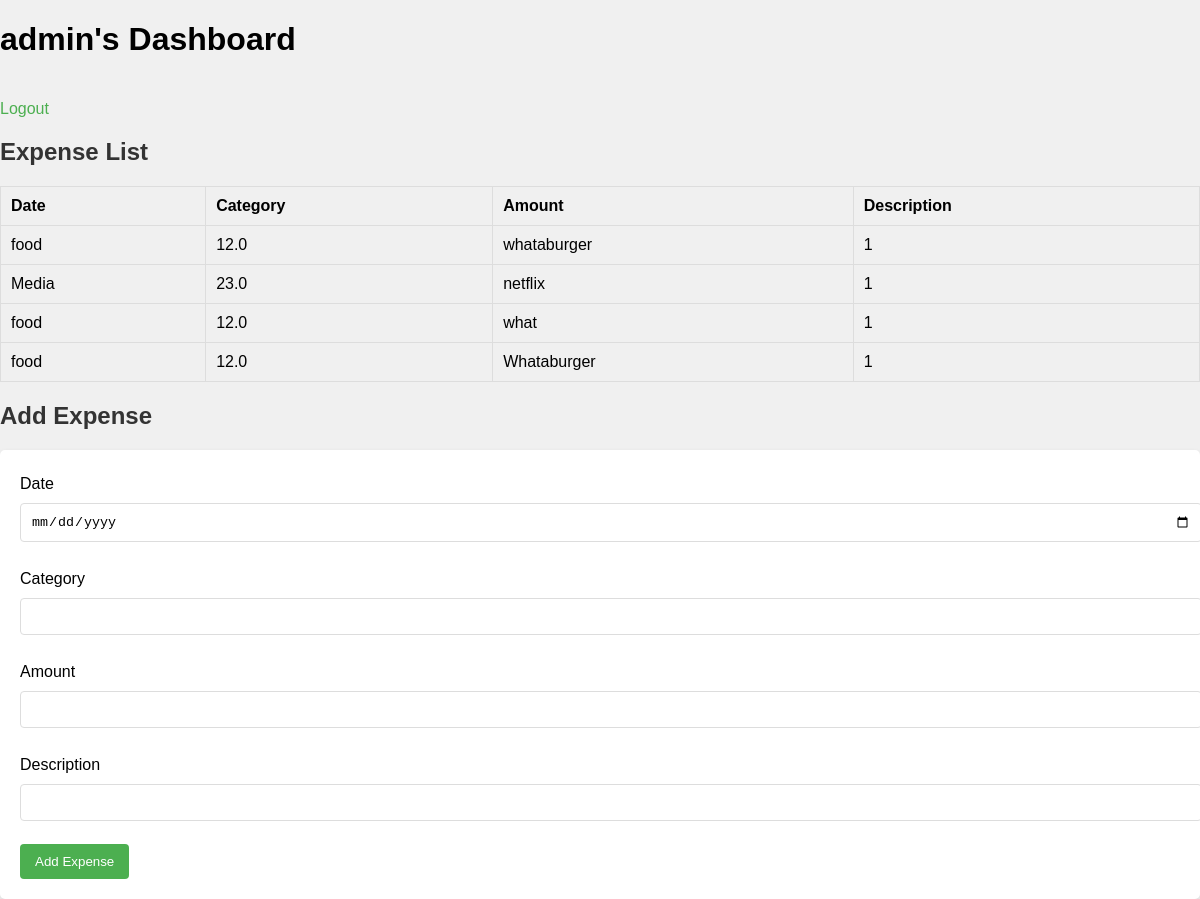
/dashboard (signed in), run on an earlier commit of the app's database.
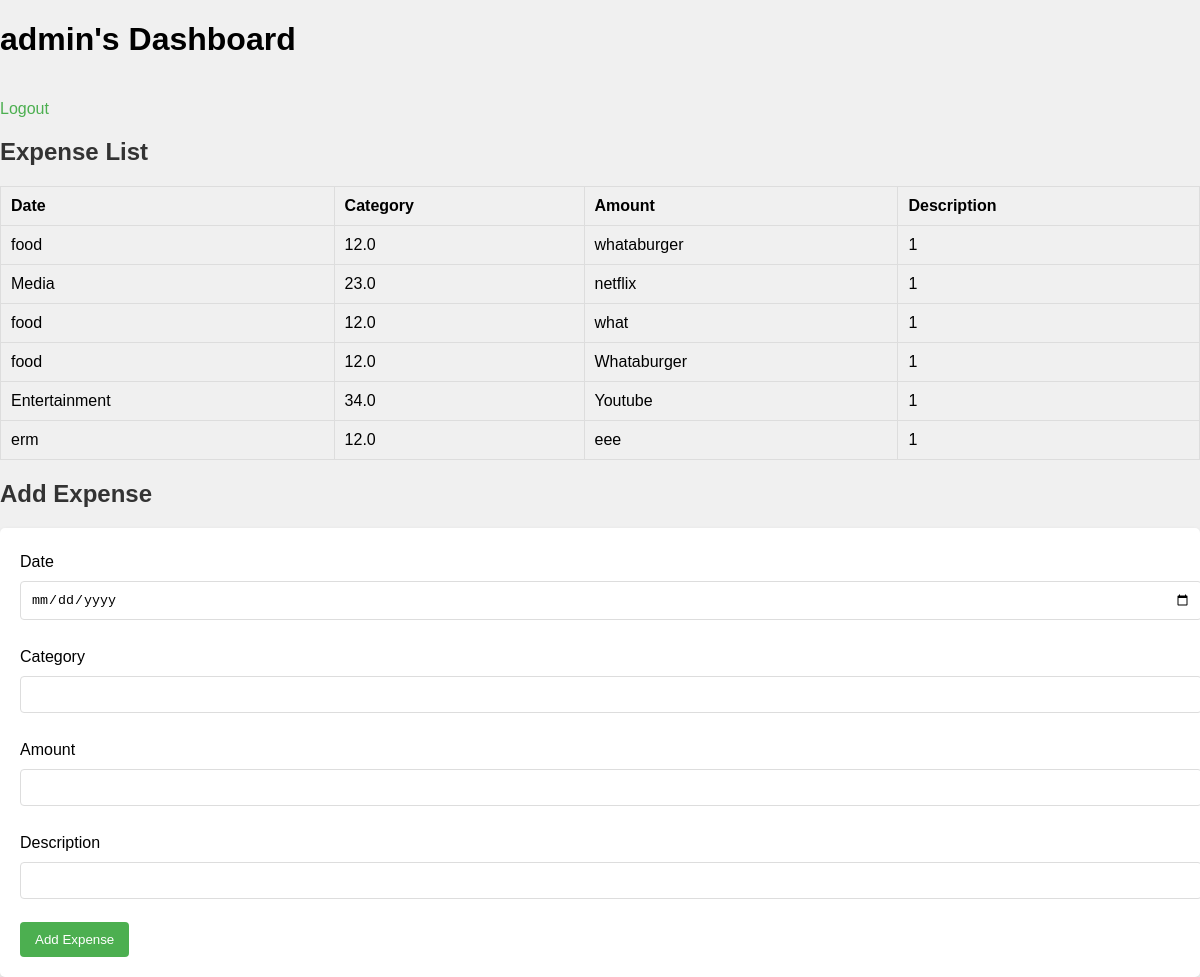
And on a later commit of the database.
### tables this page shows
CREATE TABLE expenses (
                id INTEGER PRIMARY KEY AUTOINCREMENT,
                date TEXT NOT NULL,
                category TEXT NOT NULL,
                amount REAL NOT NULL,
                description TEXT,
                user_id INTEGER,
                FOREIGN KEY(user_id) REFERENCES users(id)
            );

### app.py (the view)
@app.route('/dashboard')
def dashboard():
    if 'user_id' not in session:
        return redirect(url_for('login'))
    with sqlite3.connect('db/expenses.db') as conn:
        cursor = conn.cursor()
        cursor.execute('SELECT username FROM users WHERE id = ?', (session['user_id'],))
        user = cursor.fetchone()
        username = user[0] if user else 'User'
        cursor.execute('SELECT * FROM expenses WHERE user_id = ?', (session['user_id'],))
        expenses = cursor.fetchall()
        for i, expense in enumerate(expenses):
            date_str = expense[2]
            try:
                date_obj = datetime.strptime(date_str, '%Y-%m-%d')
                expenses[i] = expense[:2] + (date_obj.strftime('%m-%d-%Y'),) + expense[3:]
            except ValueError:
                continue
    return render_template('dashboard.html', username=username, expenses=expenses)

### templates/dashboard.html (shortened to what this page needs)
<!DOCTYPE html>
<html lang="en">
<head>
    <link rel="stylesheet" href="{{ url_for('static', filename='css/style.css') }}">
</head>
<body>
    <div class="header">
        <h1>{{ username }}'s Dashboard</h1>
        <a href="{{ url_for('logout') }}">Logout</a>
    </div>
    <h2>Expense List</h2>
    <table>
        <thead>
            <tr>
                <th>Date</th>
                <th>Category</th>
                <th>Amount</th>
                <th>Description</th>
            </tr>
        </thead>
        <tbody>
            {% for expense in expenses %}
            <tr>
                <td>{{ expense[2] }}</td>
                <td>{{ expense[3] }}</td>
                <td>{{ expense[4] }}</td>
                <td>{{ expense[5] }}</td>
            </tr>
            {% endfor %}
        </tbody>
    </table>
    <h2>Add Expense</h2>
    <form action="{{ url_for('add_expense') }}" method="POST">
        <label for="date">Date</label>
        <input type="date" id="date" name="date" required><br><br>
        <label for="category">Category</label>
        <input type="text" id="category" name="category" required><br><br>
        <label for="amount">Amount</label>
        <input type="number" id="amount" name="amount" step="0.01" required><br><br>
        <label for="description">Description</label>
        <input type="text" id="description" name="description" required><br><br>
        <button type="submit">Add Expense</button>
    </form>
</body>
</html>

What changed in the data, as far as the page shows it:
added expenses: category "Entertainment", amount "34.0", description "Youtube", user "1"
added expenses: category "erm", amount "12.0", description "eee", user "1"
